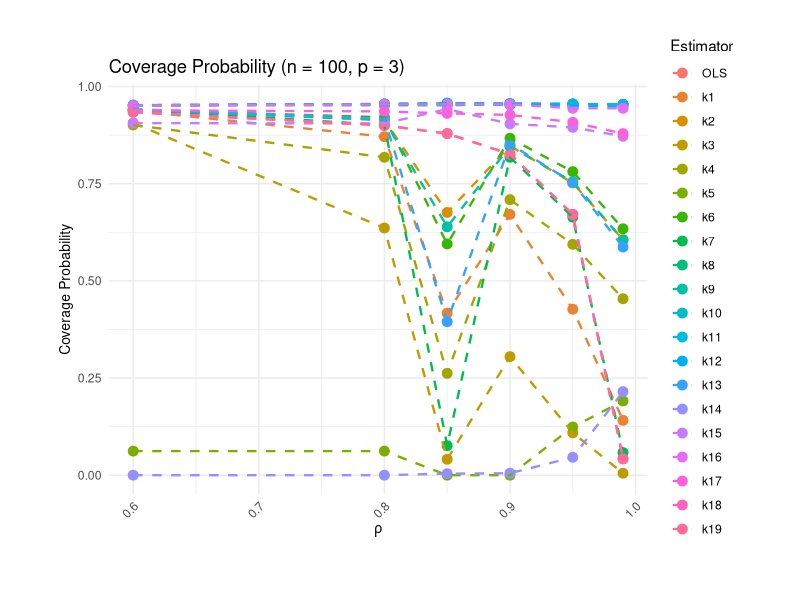
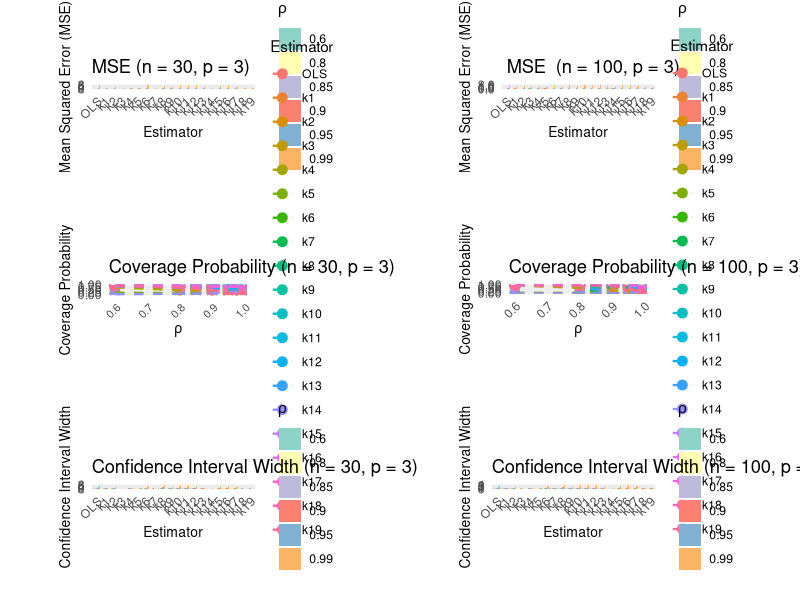
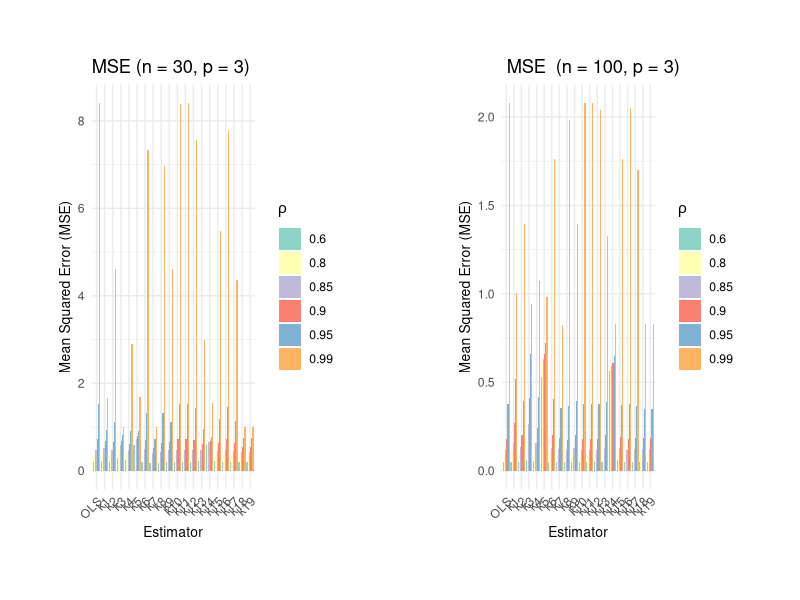
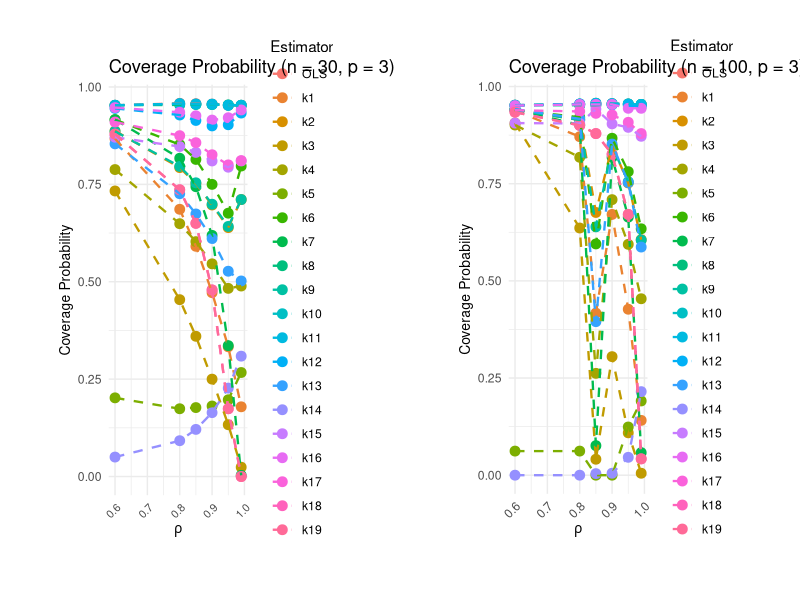
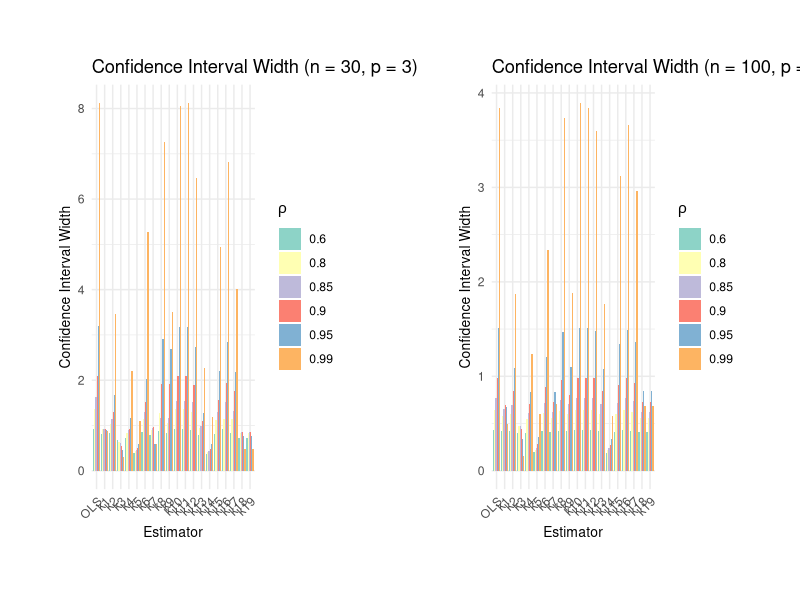

Write R code to recreate these figures, in order.
## ---- chunk 1
# Load necessary libraries
if (!require(ggplot2)) install.packages("ggplot2")
if (!require(gridExtra)) install.packages("gridExtra")
if (!require(reshape2)) install.packages("reshape2")
if (!require(gtable)) install.packages("gtable") # Required for gtable_filter
if (!require(grid)) install.packages("grid")

library(ggplot2)
library(gridExtra)
library(reshape2)
library(gtable)
library(grid)

# Create the data frame based on Table 1 (MSE values)
data <- data.frame(
  rho = c(0.60, 0.80, 0.85, 0.90, 0.95, 0.99),
  OLS = c(0.19, 0.359, 0.479, 0.73, 1.521, 8.408),
  k1 = c(0.214, 0.412, 0.518, 0.675, 0.941, 1.658),
  k2 = c(0.207, 0.376, 0.474, 0.648, 1.107, 4.604),
  k3 = c(0.283, 0.494, 0.58, 0.687, 0.825, 0.989),
  k4 = c(0.237, 0.401, 0.483, 0.612, 0.904, 2.896),
  k5 = c(0.598, 0.697, 0.734, 0.79, 0.909, 1.687),
  k6 = c(0.202, 0.38, 0.494, 0.708, 1.329, 7.336),
  k7 = c(0.174, 0.314, 0.396, 0.524, 0.737, 0.996),
  k8 = c(0.176, 0.324, 0.428, 0.642, 1.309, 6.978),
  k9 = c(0.207, 0.375, 0.473, 0.648, 1.107, 4.61),
  k10 = c(0.19, 0.359, 0.479, 0.73, 1.52, 8.393),
  k11 = c(0.19, 0.359, 0.479, 0.73, 1.521, 8.408),
  k12 = c(0.192, 0.361, 0.478, 0.714, 1.439, 7.554),
  k13 = c(0.216, 0.383, 0.473, 0.618, 0.946, 2.995),
  k14 = c(0.6, 0.64, 0.658, 0.689, 0.77, 1.544),
  k15 = c(0.218, 0.363, 0.458, 0.644, 1.187, 5.493),
  k16 = c(0.191, 0.36, 0.478, 0.719, 1.464, 7.802),
  k17 = c(0.2, 0.35, 0.447, 0.63, 1.134, 4.362),
  k18 = c(0.191, 0.34, 0.423, 0.552, 0.758, 0.992),
  k19 = c(0.191, 0.34, 0.423, 0.552, 0.758, 0.992)
)

# Reshape the data to long format for ggplot
data_long <- melt(data, id.vars = "rho", variable.name = "Estimator", value.name = "MSE")

# Create the grouped bar plot
mse_plot_n30_p3 <- ggplot(data_long, aes(x = Estimator, y = MSE, fill = factor(rho))) +
  geom_bar(stat = "identity", position = "dodge") + # Group bars by rho
  scale_fill_brewer(palette = "Set3") + # Use a distinct color palette
  labs(
    title = "MSE (n = 30, p = 3)",
    x = "Estimator", y = "Mean Squared Error (MSE)", fill = expression(rho)
  ) +
  theme_minimal() +
  theme(
    axis.text.x = element_text(angle = 45, hjust = 1),
    axis.title = element_text(size = 10),
    plot.margin = unit(c(1.5, 1.5, 1.5, 1.5), "cm")
  )

# plot for coverage probability n = 30, p = 3 , s = 1

# Create the data frame based on Table 2 (Coverage Probability values)
data <- data.frame(
  rho = c(0.60, 0.80, 0.85, 0.90, 0.95, 0.99),
  OLS = c(0.953, 0.958, 0.957, 0.956, 0.953, 0.953),
  k1 = c(0.867, 0.686, 0.591, 0.472, 0.333, 0.179),
  k2 = c(0.887, 0.793, 0.752, 0.697, 0.639, 0.711),
  k3 = c(0.733, 0.454, 0.36, 0.25, 0.133, 0.024),
  k4 = c(0.788, 0.649, 0.603, 0.546, 0.483, 0.489),
  k5 = c(0.202, 0.174, 0.177, 0.181, 0.197, 0.267),
  k6 = c(0.916, 0.852, 0.814, 0.75, 0.676, 0.797),
  k7 = c(0.916, 0.817, 0.744, 0.619, 0.336, 0.003),
  k8 = c(0.953, 0.954, 0.955, 0.955, 0.954, 0.953),
  k9 = c(0.886, 0.796, 0.754, 0.699, 0.642, 0.711),
  k10 = c(0.953, 0.957, 0.956, 0.955, 0.953, 0.953),
  k11 = c(0.953, 0.957, 0.956, 0.956, 0.953, 0.953),
  k12 = c(0.945, 0.928, 0.914, 0.9, 0.903, 0.933),
  k13 = c(0.854, 0.726, 0.674, 0.611, 0.527, 0.502),
  k14 = c(0.05, 0.092, 0.121, 0.164, 0.227, 0.309),
  k15 = c(0.871, 0.847, 0.832, 0.81, 0.794, 0.81),
  k16 = c(0.947, 0.935, 0.926, 0.915, 0.921, 0.941),
  k17 = c(0.91, 0.875, 0.857, 0.826, 0.8, 0.811),
  k18 = c(0.879, 0.736, 0.65, 0.479, 0.174, 0),
  k19 = c(0.879, 0.736, 0.65, 0.479, 0.174, 0)
)

# Reshape the data to long format for ggplot
data_long <- melt(data, id.vars = "rho", variable.name = "Estimator", value.name = "CoverageProbability")

# Create the line plot for coverage probability
coverage_prob_plot_n30_p3 <- ggplot(data_long, aes(x = rho, y = CoverageProbability, color = Estimator)) +
  geom_point(size = 3) + # Add points
  geom_line(aes(group = Estimator), linetype = "dashed", size = 0.8) + # Add dashed lines
  labs(
    title = "Coverage Probability (n = 30, p = 3)",
    x = expression(rho), y = "Coverage Probability"
  ) +
  theme_minimal() +
  theme(
    axis.text.x = element_text(angle = 45, hjust = 1, size = 8),
    axis.title = element_text(size = 10),
    plot.margin = unit(c(1.5, 1.5, 1.5, 1.5), "cm")
  )

# plot for CI width n = 30, p = 3 , s = 1



# Create the data frame based on the provided table (Table 3)
data <- data.frame(
  rho = c(0.60, 0.80, 0.85, 0.90, 0.95, 0.99),
  OLS = c(0.923, 1.365, 1.627, 2.089, 3.189, 8.121),
  k1 = c(0.806, 0.912, 0.926, 0.922, 0.895, 0.878),
  k2 = c(0.823, 1.042, 1.145, 1.308, 1.675, 3.451),
  k3 = c(0.677, 0.641, 0.608, 0.551, 0.454, 0.309),
  k4 = c(0.724, 0.838, 0.889, 0.931, 1.163, 2.197),
  k5 = c(0.39, 0.427, 0.451, 0.492, 0.592, 1.092),
  k6 = c(0.861, 1.147, 1.29, 1.515, 2.035, 5.278),
  k7 = c(0.782, 0.906, 0.94, 0.956, 0.586, 0.586),
  k8 = c(0.88, 1.275, 1.158, 1.923, 2.902, 7.252),
  k9 = c(0.827, 1.052, 1.158, 1.923, 2.699, 3.509),
  k10 = c(0.923, 1.364, 1.535, 2.084, 3.175, 8.052),
  k11 = c(0.923, 1.364, 1.535, 2.084, 3.175, 8.117),
  k12 = c(0.907, 1.302, 1.522, 1.893, 2.737, 6.459),
  k13 = c(0.782, 0.936, 0.998, 1.088, 1.283, 2.271),
  k14 = c(0.37, 0.413, 0.437, 0.48, 0.591, 1.196),
  k15 = c(0.807, 1.115, 1.29, 1.572, 2.208, 4.949),
  k16 = c(0.912, 1.132, 1.517, 1.943, 2.845, 6.823),
  k17 = c(0.839, 1.15, 1.317, 1.754, 2.175, 4.013),
  k18 = c(0.732, 0.833, 0.855, 0.854, 0.771, 0.488),
  k19 = c(0.732, 0.833, 0.855, 0.854, 0.771, 0.488)
)

# Reshape the data to long format for ggplot
data_long <- melt(data, id.vars = "rho", variable.name = "Estimator", value.name = "CI_Width")

# Create the grouped bar plot
ci_width_plot_n30_p3 <- ggplot(data_long, aes(x = Estimator, y = CI_Width, fill = factor(rho))) +
  geom_bar(stat = "identity", position = "dodge") + # Group bars by rho
  scale_fill_brewer(palette = "Set3") + # Use a distinct color palette
  labs(
    title = "Confidence Interval Width (n = 30, p = 3)",
    x = "Estimator", y = "Confidence Interval Width", fill = expression(rho)
  ) +
  theme_minimal() +
  theme(
    axis.text.x = element_text(angle = 45, hjust = 1), axis.title = element_text(size = 10),
    plot.margin = unit(c(1.5, 1.5, 1.5, 1.5), "cm")
  )

# Plot for MSE for n = 100, p = 3 , s = 1

data <- data.frame(
  rho = c(0.60, 0.80, 0.85, 0.90, 0.95, 0.99),
  OLS = c(0.047, 0.089, 0.119, 0.181, 0.377, 2.079),
  k1 = c(0.049, 0.107, 0.158, 0.268, 0.518, 1.005),
  k2 = c(0.049, 0.097, 0.132, 0.203, 0.393, 1.396),
  k3 = c(0.059, 0.173, 0.264, 0.413, 0.658, 0.944),
  k4 = c(0.055, 0.115, 0.158, 0.24, 0.419, 1.075),
  k5 = c(0.53, 0.604, 0.632, 0.661, 0.722, 0.983),
  k6 = c(0.049, 0.096, 0.131, 0.202, 0.404, 1.761),
  k7 = c(0.047, 0.091, 0.122, 0.186, 0.352, 0.825),
  k8 = c(0.047, 0.087, 0.116, 0.176, 0.364, 1.985),
  k9 = c(0.049, 0.096, 0.131, 0.203, 0.393, 1.397),
  k10 = c(0.047, 0.089, 0.119, 0.181, 0.377, 2.079),
  k11 = c(0.047, 0.089, 0.119, 0.181, 0.377, 2.079),
  k12 = c(0.047, 0.09, 0.12, 0.182, 0.378, 2.039),
  k13 = c(0.049, 0.096, 0.13, 0.202, 0.39, 1.327),
  k14 = c(0.565, 0.582, 0.591, 0.609, 0.647, 0.831),
  k15 = c(0.06, 0.103, 0.13, 0.192, 0.37, 1.763),
  k16 = c(0.047, 0.09, 0.12, 0.182, 0.378, 2.052),
  k17 = c(0.05, 0.092, 0.121, 0.184, 0.366, 1.698),
  k18 = c(0.048, 0.092, 0.123, 0.185, 0.351, 0.827),
  k19 = c(0.048, 0.092, 0.123, 0.185, 0.351, 0.827)
)

# Reshape the data to long format for ggplot
data_long <- melt(data, id.vars = "rho", variable.name = "Estimator", value.name = "MSE")

# Create the grouped bar plot
mse_plot_n100_p3 <- ggplot(data_long, aes(x = Estimator, y = MSE, fill = factor(rho))) +
  geom_bar(stat = "identity", position = "dodge") + # Group bars by rho
  scale_fill_brewer(palette = "Set3") + # Use a distinct color palette
  labs(
    title = " MSE  (n = 100, p = 3)",
    x = "Estimator", y = "Mean Squared Error (MSE)", fill = expression(rho)
  ) +
  theme_minimal() +
  theme(
    axis.text.x = element_text(angle = 45, hjust = 1),
    axis.title = element_text(size = 10),
    plot.margin = unit(c(1.5, 1.5, 1.5, 1.5), "cm")
  )

# plot for coverage probability n = 100, p = 3 , s = 1

# Create the data frame based on Table 14
data <- data.frame(
  rho = c(0.60, 0.80, 0.85, 0.90, 0.95, 0.99),
  OLS = c(0.952, 0.955, 0.957, 0.956, 0.955, 0.954),
  k1 = c(0.938, 0.871, 0.417, 0.671, 0.427, 0.141),
  k2 = c(0.94, 0.914, 0.676, 0.847, 0.752, 0.606),
  k3 = c(0.906, 0.636, 0.041, 0.305, 0.109, 0.005),
  k4 = c(0.901, 0.818, 0.262, 0.709, 0.594, 0.454),
  k5 = c(0.062, 0.062, 0.0, 0.0, 0.124, 0.191),
  k6 = c(0.94, 0.921, 0.595, 0.867, 0.781, 0.634),
  k7 = c(0.941, 0.901, 0.076, 0.818, 0.664, 0.058),
  k8 = c(0.952, 0.952, 0.952, 0.954, 0.955, 0.954),
  k9 = c(0.94, 0.914, 0.639, 0.846, 0.755, 0.605),
  k10 = c(0.952, 0.955, 0.957, 0.956, 0.955, 0.954),
  k11 = c(0.952, 0.955, 0.957, 0.956, 0.955, 0.954),
  k12 = c(0.951, 0.955, 0.954, 0.953, 0.951, 0.948),
  k13 = c(0.942, 0.917, 0.395, 0.852, 0.753, 0.587),
  k14 = c(0, 0, 0.004, 0.005, 0.046, 0.215),
  k15 = c(0.906, 0.905, 0.942, 0.904, 0.895, 0.872),
  k16 = c(0.951, 0.954, 0.954, 0.954, 0.944, 0.944),
  k17 = c(0.939, 0.936, 0.931, 0.927, 0.908, 0.879),
  k18 = c(0.934, 0.9, 0.879, 0.826, 0.671, 0.042),
  k19 = c(0.934, 0.9, 0.879, 0.826, 0.671, 0.042)
)

# Reshape the data to long format for ggplot
data_long <- melt(data, id.vars = "rho", variable.name = "Estimator", value.name = "CoverageProbability")

# Create the line plot
coverage_prob_plot_n100_p3 <- ggplot(data_long, aes(x = rho, y = CoverageProbability, color = Estimator)) +
  geom_point(size = 3) + # Add points
  geom_line(aes(group = Estimator), linetype = "dashed", size = 0.8) + # Add dashed lines
  labs(
    title = "Coverage Probability (n = 100, p = 3)",
    x = expression(rho), y = "Coverage Probability"
  ) +
  theme_minimal() +
  theme(
    axis.text.x = element_text(angle = 45, hjust = 1),
    axis.title = element_text(size = 10),
    plot.margin = unit(c(1.5, 1.5, 1.5, 1.5), "cm")
  )

coverage_prob_plot_n100_p3
# plot for CI width n = 100, p = 3 , s = 1

# Create the data frame based on Table 15
data <- data.frame(
  rho = c(0.60, 0.80, 0.85, 0.90, 0.95, 0.99),
  OLS = c(0.431, 0.643, 0.768, 0.987, 1.508, 3.841),
  k1 = c(0.42, 0.584, 0.649, 0.701, 0.673, 0.494),
  k2 = c(0.421, 0.604, 0.701, 0.845, 1.09, 1.874),
  k3 = c(0.404, 0.476, 0.475, 0.445, 0.335, 0.159),
  k4 = c(0.404, 0.549, 0.616, 0.704, 0.831, 1.236),
  k5 = c(0.195, 0.224, 0.245, 0.281, 0.356, 0.602),
  k6 = c(0.424, 0.614, 0.718, 0.885, 1.206, 2.339),
  k7 = c(0.409, 0.557, 0.627, 0.723, 0.838, 0.708),
  k8 = c(0.426, 0.632, 0.753, 0.966, 1.472, 3.733),
  k9 = c(0.422, 0.605, 0.702, 0.807, 1.094, 1.883),
  k10 = c(0.431, 0.643, 0.768, 0.987, 1.508, 3.893),
  k11 = c(0.431, 0.643, 0.768, 0.987, 1.508, 3.841),
  k12 = c(0.431, 0.643, 0.765, 0.981, 1.479, 3.597),
  k13 = c(0.422, 0.606, 0.703, 0.846, 1.082, 1.769),
  k14 = c(0.188, 0.22, 0.238, 0.268, 0.331, 0.58),
  k15 = c(0.412, 0.603, 0.713, 0.904, 1.341, 3.123),
  k16 = c(0.431, 0.642, 0.766, 0.983, 1.487, 3.66),
  k17 = c(0.423, 0.622, 0.737, 0.931, 1.361, 2.96),
  k18 = c(0.405, 0.555, 0.627, 0.726, 0.841, 0.685),
  k19 = c(0.405, 0.555, 0.627, 0.726, 0.841, 0.685)
)

# Reshape the data to long format for ggplot
data_long <- melt(data, id.vars = "rho", variable.name = "Estimator", value.name = "CI_Width")

# Create the grouped bar plot
ci_width_plot_n100_p3 <- ggplot(data_long, aes(x = Estimator, y = CI_Width, fill = factor(rho))) +
  geom_bar(stat = "identity", position = "dodge") + # Group bars by rho
  scale_fill_brewer(palette = "Set3") + # Use a distinct color palette
  labs(
    title = "Confidence Interval Width (n = 100, p = 3)",
    x = "Estimator", y = "Confidence Interval Width", fill = expression(rho)
  ) +
  theme_minimal() +
  theme(
    axis.text.x = element_text(angle = 45, hjust = 1),
    axis.title = element_text(size = 10),
    plot.margin = unit(c(1.5, 1.5, 1.5, 1.5), "cm")
  )


# # Now remove the legends from all individual plots
# mse_plot_n30_p3 <- mse_plot_n30_p3 + theme(legend.position = "left")
# mse_plot_n100_p3 <- mse_plot_n100_p3 + theme(legend.position = "none")
# coverage_prob_plot_n30_p3 <- coverage_prob_plot_n30_p3 + theme(legend.position = "none")
# coverage_prob_plot_n100_p3 <- coverage_prob_plot_n100_p3 + theme(legend.position = "left")
# ci_width_plot_n30_p3 <- ci_width_plot_n30_p3 + theme(legend.position = "")
# ci_width_plot_n100_p3 <- ci_width_plot_n100_p3 + theme(legend.position = "none")

# Open a JPEG device to save the plot
jpeg("final_plot_with_single_legend.jpeg", width = 1800, height = 1600, res = 150)

# Arrange the plots in a 3x2 grid and add the legend separately

complete_plot <-
  grid.arrange(
    mse_plot_n30_p3, mse_plot_n100_p3,
    coverage_prob_plot_n30_p3, coverage_prob_plot_n100_p3,
    ci_width_plot_n30_p3, ci_width_plot_n100_p3,
    # Add the legend here as a separate element
    ncol = 2, nrow = 3, # One extra row for the legend
    heights = c(1.3, 1.3, 1.3),
    widths = c(1.3, 1.3)
  ) # The last row height for the legend

jpeg("mse_plot.jpeg", width = 1800, height = 600, res = 150)

mse_plot <-
  grid.arrange(
    mse_plot_n30_p3, mse_plot_n100_p3,
    ncol = 2, nrow = 1, # One extra row for the legend
    heights = c(1.3),
    widths = c(1.3, 1.3)
  ) # The last row height for the legend
dev.off()


jpeg("cp_plot.jpeg", width = 2000, height = 800, res = 150)

cp_plot <-
  grid.arrange(
    coverage_prob_plot_n30_p3, coverage_prob_plot_n100_p3,
    ncol = 2, nrow = 1, # One extra row for the legend
    heights = c(1.3),
    widths = c(1.3, 1.3)
  ) # The last row height for the legend

dev.off()

jpeg("ciw_plot.jpeg", width = 1800, height = 600, res = 150)

ciw_plot <-
  grid.arrange(
    ci_width_plot_n30_p3, ci_width_plot_n100_p3,
    ncol = 2, nrow = 1, # One extra row for the legend
    heights = c(1.3),
    widths = c(1.3, 1.3)
  ) # The last row height for the legend

# Close the device to save the plot
dev.off()
